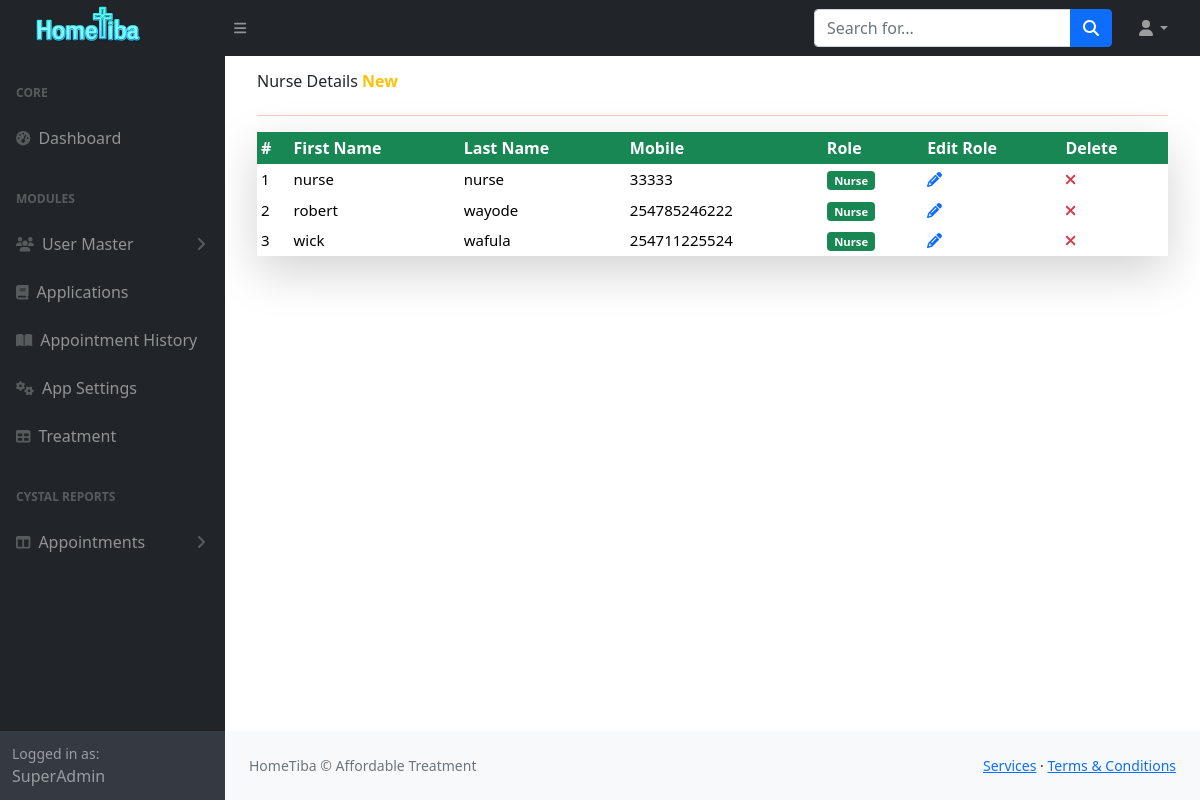
Page /Hospital/superadmin/nurses.php (signed in) on the committed database.
### tables this page shows
CREATE TABLE `users` (
  `userid` int(11) NOT NULL,
  `FirstName` varchar(20) NOT NULL,
  `LastName` varchar(20) NOT NULL,
  `email` varchar(50) NOT NULL,
  `Password` varchar(255) NOT NULL,
  `Role` enum('Admin','Doctor','Nurse','Patient') NOT NULL DEFAULT 'Patient',
  `Telphone` bigint(20) NOT NULL,
  `creationdate` date NOT NULL DEFAULT current_timestamp()
);

### Hospital/superadmin/nurses.php (the view, shortened to what this page needs)
<?php
include "includes/header.php";
include "includes/topnav.php";
include "includes/sidenav.php";
?>
<div id="layoutSidenav_content">
    <main>
        <div class="container-fluid px-4">
            <div class=" col-md-12 mt-2 p-2">
                <div class=" col-md-12  d-flex">
                    <h6 class="col-md-9">Nurse Details <b class="text-warning "> New</b></h6>
                </div>
                <hr style="color:#ff2400">
                <div class=" col-md-12 mx-auto shadow-lg  ">
                    <?php
                    include "../config.php";
                    $sql = "SELECT * FROM users WHERE Role='nurse'";
                    $count = 1;
                    if ($result = mysqli_query($conn, $sql)) {
                        if (mysqli_num_rows($result) > 0) {
                            echo '<table class=" text-warning  table table-responsive table table-borderless table-sm table-hover ">';
                            echo "<thead >";
                            echo "<tr class='text-white bg-success'>";
                            echo "<th class='center'>#</th>";
                            echo "<th>First Name</th>";
                            echo "<th>Last Name</th>";
                            echo "<th>Mobile</th>";
                            echo "<th>Role</th>";
                            echo "<th>Edit Role</th>";
                            echo "<th>Delete</th>";
                            echo "</tr>";
                            echo "</thead>";
                            echo "<tbody class='text-dark'>";
                            while ($row = mysqli_fetch_array($result)) {
                                echo "<tr style='color:black; font-size:15px'>";
                                echo "<td class='center'>" . $count . "</td>";
                                echo "<td>" . $row['FirstName'] . "</td>";
                                echo "<td>" . $row['LastName'] . "</td>";
                                echo "<td>" . $row['Telphone'] . "</td>";
                                echo "<td>";
                                echo '<span class="badge bg-success">Nurse</span>';
                                echo "</td>";
                                echo "<td>";
                                echo '<a  "class="text-info" href="updatedoctor.php?docid=' . $row['userid'] . '"  title="Update doctor " data-toggle="tooltip"><span class=" fas fa-pencil"></span></a>';
                                echo " </td>";
                                echo "<td>";
                                echo '<a class="text-danger " href="deletedoctor.php?docid=' . $row['userid'] . '"  title="Delete doctor" data-bs-toggle="modal" data-bs-target="#deleteUser"><i class="fa fa-times" aria-hidden="true"></i></a>';
                                echo "</td>";
                                echo "</tr>";
                                $count = $count + 1;
                            }
                            echo "</tbody>";
                            echo "</table>";
                        } else {
                            echo '<div class="alert alert-danger"><em>No records were found.</em></div>';
                        }
                    } else {
                        echo "Oops! Something went wrong. Please try again later.";
                    }
                    ?>
                </div>
            </div>
        </div>
    </main>
    <?php
    include "includes/footer.php";
    ?>

### rows in the picture
users: FirstName "nurse", LastName "nurse", Telphone "33333"
users: FirstName "robert", LastName "wayode", Telphone "254785246222"
users: FirstName "wick", LastName "wafula", Telphone "254711225524"
